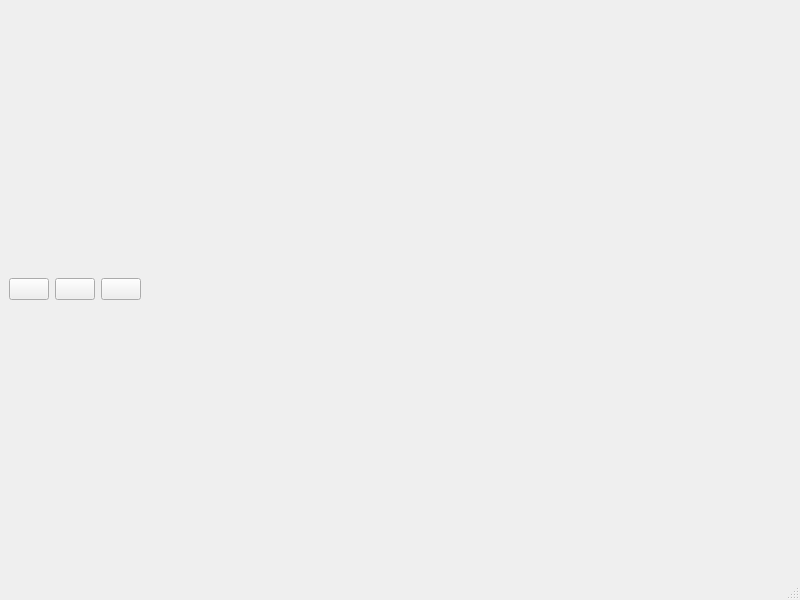
<?xml version="1.0" encoding="UTF-8"?>
<ui version="4.0">
 <class>MainWindow</class>
 <widget class="QMainWindow" name="MainWindow">
  <property name="geometry">
   <rect>
    <x>0</x>
    <y>0</y>
    <width>800</width>
    <height>600</height>
   </rect>
  </property>
  <property name="windowTitle">
   <string>MainWindow</string>
  </property>
  <widget class="QWidget" name="centralwidget">
   <layout class="QGridLayout" name="gridLayout">
    <item row="1" column="2">
     <widget class="QPushButton" name="stop">
      <property name="text">
       <string/>
      </property>
      <property name="icon">
       <iconset resource="res.qrc">
        <normaloff>:/res/icons/stop.png</normaloff>:/res/icons/stop.png</iconset>
      </property>
     </widget>
    </item>
    <item row="1" column="1">
     <widget class="QPushButton" name="pause">
      <property name="text">
       <string/>
      </property>
      <property name="icon">
       <iconset resource="res.qrc">
        <normaloff>:/res/icons/pause.png</normaloff>:/res/icons/pause.png</iconset>
      </property>
     </widget>
    </item>
    <item row="1" column="0">
     <widget class="QPushButton" name="start">
      <property name="text">
       <string/>
      </property>
      <property name="icon">
       <iconset resource="res.qrc">
        <normaloff>:/res/icons/play.png</normaloff>:/res/icons/play.png</iconset>
      </property>
     </widget>
    </item>
    <item row="1" column="3">
     <spacer name="horizontalSpacer">
      <property name="orientation">
       <enum>Qt::Horizontal</enum>
      </property>
      <property name="sizeHint" stdset="0">
       <size>
        <width>40</width>
        <height>20</height>
       </size>
      </property>
     </spacer>
    </item>
    <item row="0" column="0" colspan="4">
     <layout class="QHBoxLayout" name="horizontalLayout"/>
    </item>
   </layout>
  </widget>
  <widget class="QMenuBar" name="menubar">
   <property name="geometry">
    <rect>
     <x>0</x>
     <y>0</y>
     <width>800</width>
     <height>20</height>
    </rect>
   </property>
  </widget>
  <widget class="QStatusBar" name="statusbar"/>
 </widget>
 <resources>
  <include location="res.qrc"/>
 </resources>
 <connections/>
</ui>
